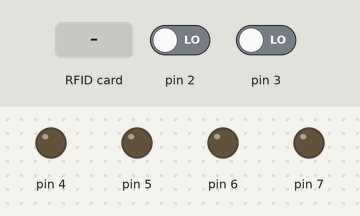
Bench run of a sketch on a simulated Arduino Uno, built with avr-gcc and run on an emulated ATmega328P. Shown: output pins drawn as LEDs (lit = HIGH). Dashed ring = blinking. The test bench sets the inputs (shaded band); at power-on: pin 2 LOW, pin 3 LOW. Pins used as bus, display or sensor lines are not drawn; what the sketch prints to the serial monitor is not drawn.

Above: at 1.2 s.
1.3 s: RFID card 5E 7A 19 C4 held to the reader
At 1.36 s:
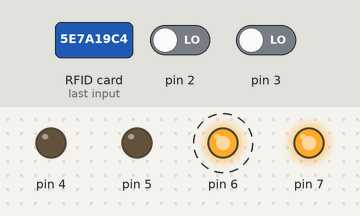
At 1.93 s:
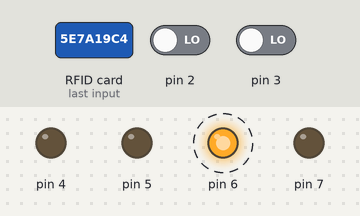
Timing chart, 0 to 4.3 s (numbered marks = the images above; inputs shaded):
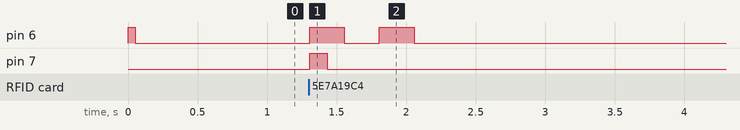

The sketch:

sketch_oct02a.ino
```cpp
#include <SPI.h> // Подключение
#include <MFRC522.h> // Библиотек

MFRC522 rfid(10,9); // Объявляем пины RFID считывателя

unsigned long Key, KeyTemp; // Объявление переменных для ключей

int openDoor = 5000; // Время на открытие двери: 1с - 1000

void setup() {
  pinMode(6, OUTPUT); // Пин пищалки
  digitalWrite(6, 1);
  Serial.begin(9600); // Объявлям порт для общения с компьютером
  Serial.println("Setup: ");
  attachInterrupt(0, button, RISING); // Объявляем порт кнопки (Пин 2)
  attachInterrupt(1, button, RISING); // Объявляем порт датчика движения (Пин 3)
  pinMode(4, OUTPUT); // Пин светодиода на клавиатуре - красный цвет
  pinMode(5, OUTPUT); // Пин светодиода на клавиатуре - зелёный цвет
  pinMode(7, OUTPUT); // Пин контрольного светодиода на панели управления
  SPI.begin(); // Инициализация SPI
  rfid.PCD_Init(); // Инициализация RFID
  Serial.println("[SUCESS]");
  digitalWrite(6, 0);
}

void loop() {
if ( ! rfid.PICC_IsNewCardPresent()){return;} // Проверка на наличие карточки у readerа
if ( ! rfid.PICC_ReadCardSerial() ){return;}

Key = 0; // Обнуление ключа карты
  for (byte i = 0; i < rfid.uid.size; i++) { // Запись ключа
    KeyTemp = rfid.uid.uidByte[i];
    Key = Key * 256 + KeyTemp;
  }
if ((Key==2685696931||Key==127766627)) { // Проверяем ключи
  digitalWrite(6,1);
  digitalWrite(7,1);
  delay(500);
  digitalWrite(6,0);
  delay(openDoor);
  digitalWrite(7,0);
} else {
  digitalWrite(7,1);
  digitalWrite(6,1);
  delay(250/2);
  digitalWrite(7,0);
  delay(250/2);
  digitalWrite(6,0);
  delay(250);
  digitalWrite(6,1);
  delay(250);
  digitalWrite(6,0);
  delay(openDoor/3);
  }
  delay(500);
}

// Метод кнопки
void button() {
  //КНОПКИ ПОКА НЕТУ
}
```

Measured:
- after the input at 1.3 s, pin 6: alternates HIGH for 0.25 s and LOW for 0.25 s, 4 changes in all, then stays LOW, starting at once; pin 7: LOW → HIGH at once, → LOW 0.13 s later
